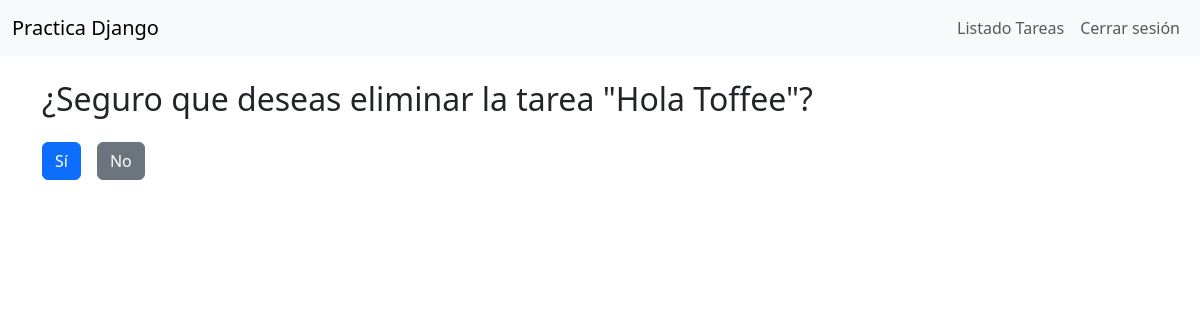
Page /eliminar/7 (signed in) on the earlier database version.
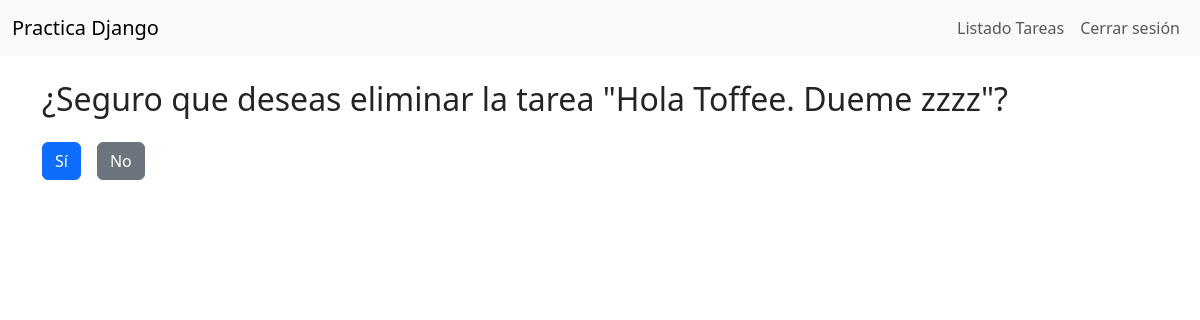
Same page on the later database version.
### tareas/models.py (models this page shows)
class Tarea(models.Model):
    titulo = models.CharField(max_length=100)
    descripcion = models.TextField()
    completada = models.BooleanField(default=False)
    fecha_creacion = models.DateTimeField(auto_now_add=True)
    categoria = models.ForeignKey(Categoria, on_delete=models.SET_NULL, null=True, blank=True, related_name='tareas')

### tareas/views.py (the view)
# urls.py: path('eliminar/<int:id>', views.eliminar_tarea, name='eliminar_tarea'),
@login_required
def eliminar_tarea(request, id):
    tarea=get_object_or_404(Tarea,id=id)
    if request.method == 'POST':
        tarea.delete()
        return redirect('listar_tarea')
    return render(request,'eliminar_tarea.html',{'tarea':tarea})

### tareas/templates/eliminar_tarea.html (shortened to what this page needs)
{% extends 'base.html' %}
{% block content %}
    <div class="container">
        <h2 class="my-4">¿Seguro que deseas eliminar la tarea "{{ tarea.titulo }}"?</h2>
        <form method="POST">
            <div class="d-flex gap-3">
                <button type="submit" class="btn btn-primary">Sí</button>
                <a href="{% url 'listar_tarea' %}" class="btn btn-secondary">No</a>
            </div>
        </form>
    </div>
{% endblock %}

Differences in the rows shown:
changed Tarea: titulo "Hola Toffee" → "Hola Toffee. Dueme zzzz"
